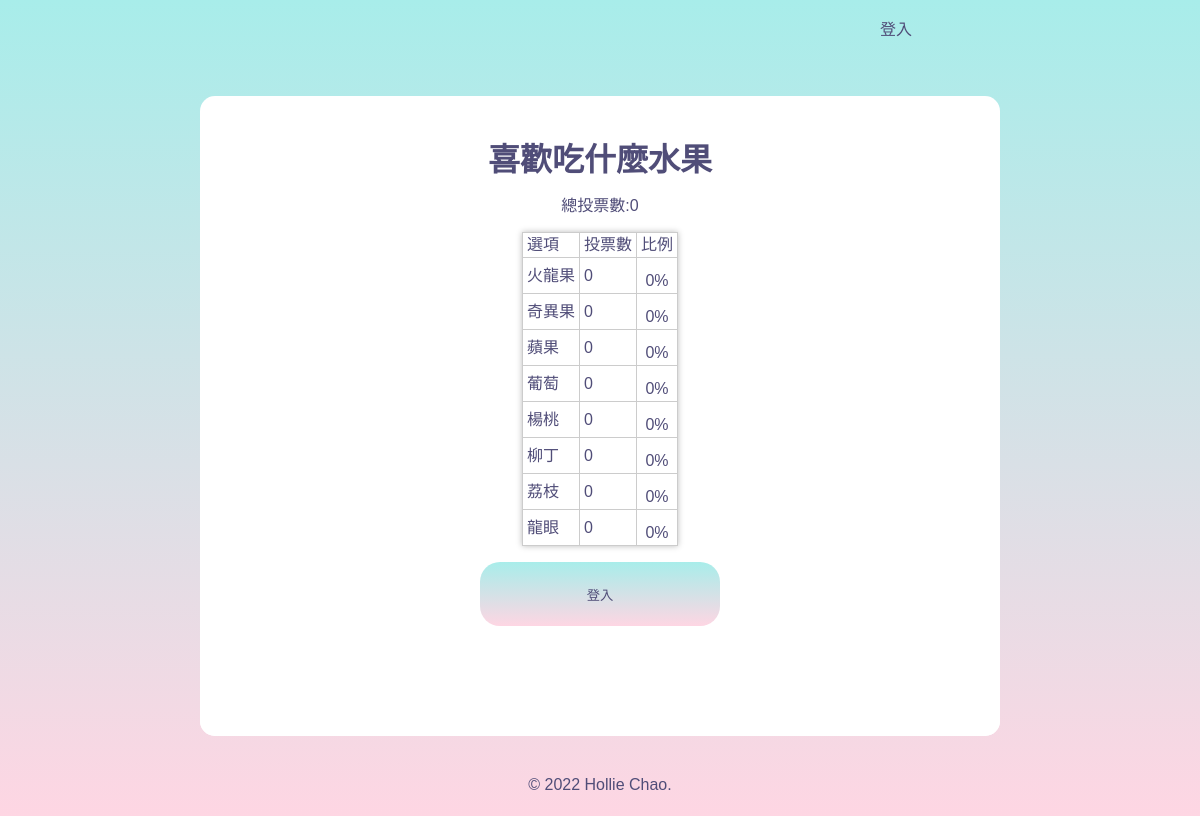
Page /?do=vote_result&id=8 on the committed database.
### tables this page shows
CREATE TABLE `subjects` (
  `id` int(11) UNSIGNED NOT NULL COMMENT '序號',
  `subject` varchar(128) NOT NULL COMMENT '主題描述',
  `type_id` int(11) NOT NULL COMMENT '主題類別',
  `multiple` tinyint(1) NOT NULL DEFAULT 0 COMMENT '單/複選',
  `mulit_limit` tinyint(4) NOT NULL DEFAULT 1 COMMENT '單/複選項目數',
  `start` date NOT NULL COMMENT '開始時間',
  `end` date NOT NULL COMMENT '結束時間',
  `total` int(11) UNSIGNED NOT NULL DEFAULT 0 COMMENT '投票人數統計'
);

CREATE TABLE `options` (
  `id` int(11) NOT NULL COMMENT '序號',
  `option` varchar(128) NOT NULL COMMENT '選項描述',
  `subject_id` int(11) NOT NULL COMMENT '主題',
  `total` int(11) NOT NULL DEFAULT 0 COMMENT '投票人數統計'
);

### api/base.php (called while the page is built, shortened)
<?php
function pdo(){
    $dsn="mysql:host=localhost;charset=utf8;dbname=vote";
    return new PDO($dsn,'root','');
}
function all($table,...$arg){
    $pdo=pdo();
    $sql="SELECT * FROM $table ";
    switch(count($arg)){
        case 1:
            if(is_array($arg[0]) && !empty($arg[0])){
                foreach($arg[0] as $key => $value){
                    $tmp[]="`$key`='$value'";
                }
                $sql.=" WHERE ". implode(" AND " ,$tmp);
            }elseif(empty($arg[0])){
            }else{
                $sql.=$arg[0];
            }
        break;
        }
        return $pdo->query($sql)->fetchAll(PDO::FETCH_ASSOC);
    }
function find($table,$arg){
    $pdo=pdo();
    $sql="SELECT * FROM $table WHERE ";
        if(is_array($arg)){
            foreach($arg as $key => $value){
                $tmp[]="`$key`='$value'";
            }
            $sql.=implode(" AND " ,$tmp);
        }else{
            $sql.=" `id`='$arg'";
        }
        return $pdo->query($sql)->fetch(PDO::FETCH_ASSOC);
    }
?>

### front/vote_result.php (the view, shortened to what this page needs)
<!DOCTYPE html>
<html lang="en">
<head>
  <link rel="stylesheet" href="./css/login.css">
</head>
<body>
<div class="container">
<?php
$subject=find("subjects",$_GET['id']);
$opts=all("options",['subject_id'=>$_GET['id']]);
?>
<h1 class="text-center"><?=$subject['subject'];?></h1>
<div style="width: 600px;margin:auto">
  <div style="text-align: center; margin:1rem;">總投票數:<?=$subject['total'];?></div>
  <table class="result-table">
    <tr>
      <td>選項</td>
      <td>投票數</td>
      <td>比例</td>
    </tr>
    <?php
    foreach($opts as $opt){
      $total=($subject['total']==0)?1:$subject['total'];
      $rate=$opt['total']/$total;
    ?>
    <tr>
      <td><?=$opt['option'];?></td>
      <td><?=$opt['total'];?></td>
      <td>
        <?=($rate*100) . "%";?>
      </td>
    </tr>
    <?php
    }
    ?>
  </table>
  <?php
    if (isset($_SESSION['user'])) {
    ?>
          <button class="logbtn" onclick="location.href='?do=vote&id=<?=$_GET['id'];?>'">我要投票</button>
    <?php
    }else{
      ?>
    <div>
    <a href="login.php"><input type="submit" class="logbtn" value="登入"></a>
    </div>
    <?php
    }
    ?>
</div>
</body>
</html>

### css/index.css (style rules this page uses)
* { margin: 0; padding: 0; box-sizing: border-box; font-family: Arial, Helvetica, sans-serif; color: #504d78; }
body { height: 100vh; background-image: linear-gradient(to top, #fed6e3 0%, #a8edea 100%); }
.container { width: 160vh; height: 80vh; background: white; margin: 0 auto; margin-top: 5vh; border-radius: 15px; overflow: hidden; }
h1 { text-align: center; line-height: 5rem; }
table { margin: auto; line-height: 1rem; }
table td { padding: 1rem; }
.text-center { text-align: center; }
.result-table { border-collapse: collapse; box-shadow: 0 0 6px #bbb; }
.result-table td { padding: 0.25rem; border: 1px solid #ccc; }
.logbtn { margin: 0 auto; display: block; width: 20%; height: 8vh; border: none; background-image: linear-gradient(to top, #fed6e3 0%, #a8edea 100%,#fed6e3 0%,#a8edea 100%,#fed6e3 0% ); background-size: 200%; outline: none; cursor: pointer; transition: .5s; border-radius: 20px; margin-top: 10vh; }

### css/login.css (style rules this page uses)
* { margin: 0; padding: 0; box-sizing: border-box; font-family: Arial, Helvetica, sans-serif; color: #504d78; text-decoration:none }
body { height: 100vh; background-image: linear-gradient(to top, #fed6e3 0%, #a8edea 100%); }
.container { width: 70vh; height: 80vh; background: white; margin: 0 auto; margin-top: 1vh; border-radius: 15px; overflow: hidden; padding: 5vh 3vh; position: absolute; left: 50%; top: 50%; transform: translate(-50%,-50%); }
h1 { text-align: center; line-height: 2rem; }
.logbtn { margin: 0 auto; display: block; width: 80%; height: 8vh; border: none; background-image: linear-gradient(to top, #fed6e3 0%, #a8edea 100%,#fed6e3 0%,#a8edea 100%,#fed6e3 0% ); background-size: 200%; outline: none; cursor: pointer; transition: .5s; border-radius: 20px; margin-top: 10vh; }

### front/vote_result.php (style rules this page uses)
.container { width: 100vh; }
.logbtn { width: 40%; margin-top: 1rem; }

### rows in the picture
subjects: subject "喜歡吃什麼水果", total "0"
options: option "火龍果", total "0", $rate*100 "0"
options: option "奇異果", total "0", $rate*100 "0"
options: option "蘋果", total "0", $rate*100 "0"
options: option "葡萄", total "0", $rate*100 "0"
options: option "楊桃", total "0", $rate*100 "0"
options: option "柳丁", total "0", $rate*100 "0"
options: option "荔枝", total "0", $rate*100 "0"
options: option "龍眼", total "0", $rate*100 "0"
